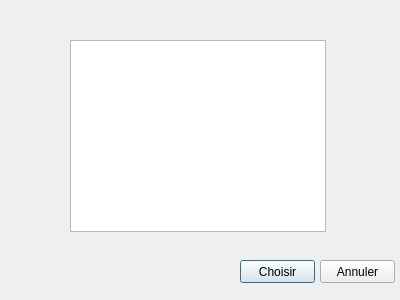
<?xml version="1.0" encoding="UTF-8"?>
<ui version="4.0">
 <class>ChooseLayer</class>
 <widget class="QDialog" name="ChooseLayer">
  <property name="geometry">
   <rect>
    <x>0</x>
    <y>0</y>
    <width>400</width>
    <height>300</height>
   </rect>
  </property>
  <property name="windowTitle">
   <string>Dialog</string>
  </property>
  <widget class="QListWidget" name="list_layers">
   <property name="geometry">
    <rect>
     <x>70</x>
     <y>40</y>
     <width>256</width>
     <height>192</height>
    </rect>
   </property>
  </widget>
  <widget class="QPushButton" name="push_confirm">
   <property name="geometry">
    <rect>
     <x>240</x>
     <y>260</y>
     <width>75</width>
     <height>23</height>
    </rect>
   </property>
   <property name="text">
    <string>Choisir</string>
   </property>
  </widget>
  <widget class="QPushButton" name="push_cancel">
   <property name="geometry">
    <rect>
     <x>320</x>
     <y>260</y>
     <width>75</width>
     <height>23</height>
    </rect>
   </property>
   <property name="text">
    <string>Annuler</string>
   </property>
  </widget>
 </widget>
 <resources/>
 <connections/>
</ui>
